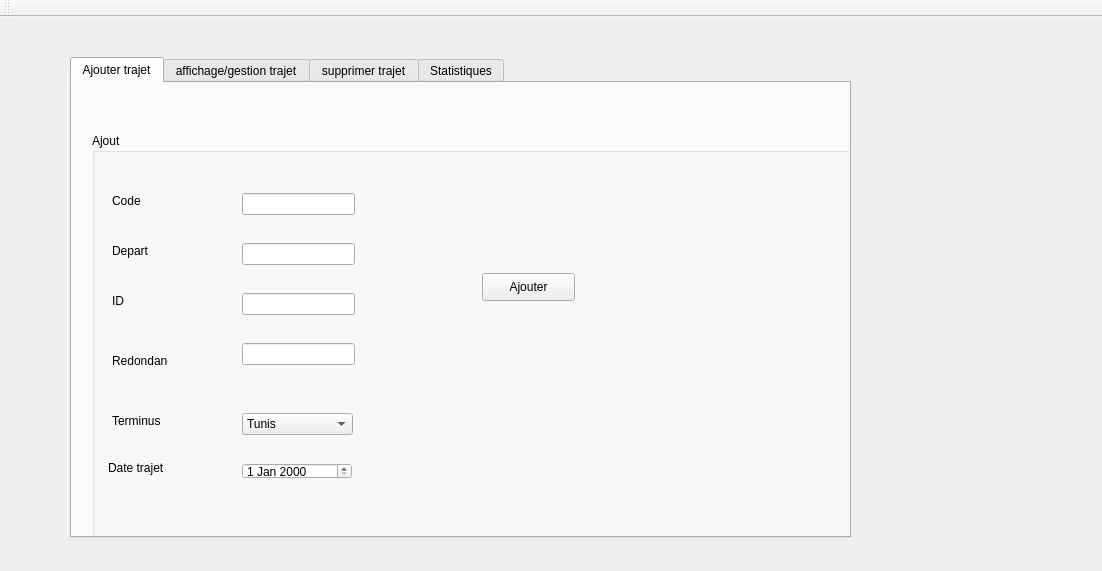
<?xml version="1.0" encoding="UTF-8"?>
<ui version="4.0">
 <class>MainWindow</class>
 <widget class="QMainWindow" name="MainWindow">
  <property name="geometry">
   <rect>
    <x>0</x>
    <y>0</y>
    <width>1102</width>
    <height>571</height>
   </rect>
  </property>
  <property name="windowTitle">
   <string>Gestion des Clients</string>
  </property>
  <widget class="QWidget" name="centralWidget">
   <widget class="QTabWidget" name="tabWidget">
    <property name="geometry">
     <rect>
      <x>70</x>
      <y>40</y>
      <width>781</width>
      <height>481</height>
     </rect>
    </property>
    <property name="currentIndex">
     <number>0</number>
    </property>
    <widget class="QWidget" name="widget">
     <attribute name="title">
      <string>Ajouter trajet</string>
     </attribute>
     <widget class="QGroupBox" name="groupBox">
      <property name="geometry">
       <rect>
        <x>20</x>
        <y>50</y>
        <width>861</width>
        <height>411</height>
       </rect>
      </property>
      <property name="title">
       <string>Ajout</string>
      </property>
      <widget class="QLabel" name="label">
       <property name="geometry">
        <rect>
         <x>20</x>
         <y>60</y>
         <width>56</width>
         <height>16</height>
        </rect>
       </property>
       <property name="text">
        <string>Code</string>
       </property>
      </widget>
      <widget class="QLabel" name="label_2">
       <property name="geometry">
        <rect>
         <x>20</x>
         <y>110</y>
         <width>56</width>
         <height>16</height>
        </rect>
       </property>
       <property name="text">
        <string>Depart</string>
       </property>
      </widget>
      <widget class="QLabel" name="label_3">
       <property name="geometry">
        <rect>
         <x>20</x>
         <y>160</y>
         <width>56</width>
         <height>16</height>
        </rect>
       </property>
       <property name="text">
        <string>ID</string>
       </property>
      </widget>
      <widget class="QLabel" name="label_4">
       <property name="geometry">
        <rect>
         <x>20</x>
         <y>220</y>
         <width>56</width>
         <height>16</height>
        </rect>
       </property>
       <property name="text">
        <string>Redondance</string>
       </property>
      </widget>
      <widget class="QLabel" name="label_5">
       <property name="geometry">
        <rect>
         <x>20</x>
         <y>280</y>
         <width>56</width>
         <height>16</height>
        </rect>
       </property>
       <property name="text">
        <string>Terminus</string>
       </property>
      </widget>
      <widget class="QLineEdit" name="lineEdit_code">
       <property name="geometry">
        <rect>
         <x>150</x>
         <y>60</y>
         <width>113</width>
         <height>22</height>
        </rect>
       </property>
      </widget>
      <widget class="QLineEdit" name="lineEdit_depart">
       <property name="geometry">
        <rect>
         <x>150</x>
         <y>110</y>
         <width>113</width>
         <height>22</height>
        </rect>
       </property>
      </widget>
      <widget class="QLineEdit" name="lineEdit_id">
       <property name="geometry">
        <rect>
         <x>150</x>
         <y>160</y>
         <width>113</width>
         <height>22</height>
        </rect>
       </property>
      </widget>
      <widget class="QLineEdit" name="lineEdit_redandance">
       <property name="geometry">
        <rect>
         <x>150</x>
         <y>210</y>
         <width>113</width>
         <height>22</height>
        </rect>
       </property>
      </widget>
      <widget class="QPushButton" name="pb_ajouter">
       <property name="geometry">
        <rect>
         <x>390</x>
         <y>140</y>
         <width>93</width>
         <height>28</height>
        </rect>
       </property>
       <property name="text">
        <string>Ajouter</string>
       </property>
      </widget>
      <widget class="QLabel" name="label_12">
       <property name="geometry">
        <rect>
         <x>16</x>
         <y>325</y>
         <width>71</width>
         <height>20</height>
        </rect>
       </property>
       <property name="text">
        <string>Date trajet</string>
       </property>
      </widget>
      <widget class="QDateEdit" name="dateEdit">
       <property name="geometry">
        <rect>
         <x>150</x>
         <y>330</y>
         <width>110</width>
         <height>16</height>
        </rect>
       </property>
      </widget>
      <widget class="QComboBox" name="comboBox_3">
       <property name="geometry">
        <rect>
         <x>150</x>
         <y>280</y>
         <width>111</width>
         <height>22</height>
        </rect>
       </property>
       <item>
        <property name="text">
         <string>Tunis</string>
        </property>
       </item>
       <item>
        <property name="text">
         <string>Sfax</string>
        </property>
       </item>
       <item>
        <property name="text">
         <string>Bizerte</string>
        </property>
       </item>
      </widget>
     </widget>
    </widget>
    <widget class="QWidget" name="widget">
     <attribute name="title">
      <string>affichage/gestion trajet</string>
     </attribute>
     <widget class="QTableView" name="tableView">
      <property name="geometry">
       <rect>
        <x>90</x>
        <y>90</y>
        <width>256</width>
        <height>192</height>
       </rect>
      </property>
     </widget>
     <widget class="QPushButton" name="modifier">
      <property name="geometry">
       <rect>
        <x>80</x>
        <y>330</y>
        <width>93</width>
        <height>27</height>
       </rect>
      </property>
      <property name="text">
       <string>modifier</string>
      </property>
     </widget>
     <widget class="QLabel" name="label_7">
      <property name="geometry">
       <rect>
        <x>440</x>
        <y>80</y>
        <width>56</width>
        <height>16</height>
       </rect>
      </property>
      <property name="text">
       <string>id</string>
      </property>
     </widget>
     <widget class="QLabel" name="label_8">
      <property name="geometry">
       <rect>
        <x>440</x>
        <y>110</y>
        <width>56</width>
        <height>16</height>
       </rect>
      </property>
      <property name="text">
       <string>code</string>
      </property>
     </widget>
     <widget class="QLabel" name="label_9">
      <property name="geometry">
       <rect>
        <x>440</x>
        <y>140</y>
        <width>56</width>
        <height>16</height>
       </rect>
      </property>
      <property name="text">
       <string>depart</string>
      </property>
     </widget>
     <widget class="QLabel" name="label_10">
      <property name="geometry">
       <rect>
        <x>440</x>
        <y>170</y>
        <width>91</width>
        <height>16</height>
       </rect>
      </property>
      <property name="text">
       <string>redandance</string>
      </property>
     </widget>
     <widget class="QLabel" name="label_11">
      <property name="geometry">
       <rect>
        <x>440</x>
        <y>200</y>
        <width>56</width>
        <height>16</height>
       </rect>
      </property>
      <property name="text">
       <string>terminus</string>
      </property>
     </widget>
     <widget class="QLineEdit" name="lineEdit_id_2">
      <property name="geometry">
       <rect>
        <x>500</x>
        <y>80</y>
        <width>113</width>
        <height>22</height>
       </rect>
      </property>
     </widget>
     <widget class="QLineEdit" name="lineEdit_code_2">
      <property name="geometry">
       <rect>
        <x>500</x>
        <y>110</y>
        <width>113</width>
        <height>22</height>
       </rect>
      </property>
     </widget>
     <widget class="QLineEdit" name="lineEdit_dep">
      <property name="geometry">
       <rect>
        <x>500</x>
        <y>140</y>
        <width>113</width>
        <height>22</height>
       </rect>
      </property>
     </widget>
     <widget class="QLineEdit" name="lineEdit_red">
      <property name="geometry">
       <rect>
        <x>510</x>
        <y>170</y>
        <width>113</width>
        <height>22</height>
       </rect>
      </property>
     </widget>
     <widget class="QPushButton" name="pushButton">
      <property name="geometry">
       <rect>
        <x>230</x>
        <y>330</y>
        <width>75</width>
        <height>27</height>
       </rect>
      </property>
      <property name="text">
       <string>trier</string>
      </property>
     </widget>
     <widget class="QComboBox" name="comboBox">
      <property name="geometry">
       <rect>
        <x>320</x>
        <y>350</y>
        <width>71</width>
        <height>25</height>
       </rect>
      </property>
      <item>
       <property name="text">
        <string>par ID</string>
       </property>
      </item>
      <item>
       <property name="text">
        <string>par code</string>
       </property>
      </item>
      <item>
       <property name="text">
        <string>par redondance</string>
       </property>
      </item>
     </widget>
     <widget class="QPushButton" name="pushButton_2">
      <property name="geometry">
       <rect>
        <x>230</x>
        <y>370</y>
        <width>75</width>
        <height>27</height>
       </rect>
      </property>
      <property name="text">
       <string>recherche</string>
      </property>
     </widget>
     <widget class="QDateEdit" name="dateEdit_2">
      <property name="geometry">
       <rect>
        <x>510</x>
        <y>240</y>
        <width>110</width>
        <height>22</height>
       </rect>
      </property>
     </widget>
     <widget class="QLabel" name="label_13">
      <property name="geometry">
       <rect>
        <x>440</x>
        <y>240</y>
        <width>47</width>
        <height>14</height>
       </rect>
      </property>
      <property name="text">
       <string>date</string>
      </property>
     </widget>
     <widget class="QPushButton" name="pushButton_3">
      <property name="geometry">
       <rect>
        <x>30</x>
        <y>40</y>
        <width>75</width>
        <height>23</height>
       </rect>
      </property>
      <property name="text">
       <string>Export sms</string>
      </property>
     </widget>
     <widget class="QPushButton" name="pushButton_4">
      <property name="geometry">
       <rect>
        <x>130</x>
        <y>40</y>
        <width>151</width>
        <height>23</height>
       </rect>
      </property>
      <property name="text">
       <string>Nombre de trajets de ce jour</string>
      </property>
     </widget>
     <widget class="QComboBox" name="comboBox_2">
      <property name="geometry">
       <rect>
        <x>510</x>
        <y>200</y>
        <width>111</width>
        <height>22</height>
       </rect>
      </property>
      <item>
       <property name="text">
        <string>Tunis</string>
       </property>
      </item>
      <item>
       <property name="text">
        <string>Sfax</string>
       </property>
      </item>
      <item>
       <property name="text">
        <string>Bizete</string>
       </property>
      </item>
     </widget>
    </widget>
    <widget class="QWidget" name="tab">
     <attribute name="title">
      <string>supprimer trajet</string>
     </attribute>
     <widget class="QLabel" name="label_6">
      <property name="geometry">
       <rect>
        <x>110</x>
        <y>170</y>
        <width>56</width>
        <height>16</height>
       </rect>
      </property>
      <property name="text">
       <string>id</string>
      </property>
     </widget>
     <widget class="QLineEdit" name="lineEdit_2">
      <property name="geometry">
       <rect>
        <x>220</x>
        <y>170</y>
        <width>113</width>
        <height>22</height>
       </rect>
      </property>
     </widget>
     <widget class="QPushButton" name="supprimer">
      <property name="geometry">
       <rect>
        <x>430</x>
        <y>170</y>
        <width>93</width>
        <height>28</height>
       </rect>
      </property>
      <property name="text">
       <string>supprimer</string>
      </property>
     </widget>
    </widget>
    <widget class="QWidget" name="tab_2">
     <attribute name="title">
      <string>Statistiques</string>
     </attribute>
     <widget class="QWidget" name="widget_2" native="true">
      <property name="geometry">
       <rect>
        <x>10</x>
        <y>50</y>
        <width>991</width>
        <height>421</height>
       </rect>
      </property>
     </widget>
    </widget>
   </widget>
  </widget>
  <widget class="QToolBar" name="mainToolBar">
   <attribute name="toolBarArea">
    <enum>TopToolBarArea</enum>
   </attribute>
   <attribute name="toolBarBreak">
    <bool>false</bool>
   </attribute>
  </widget>
 </widget>
 <layoutdefault spacing="6" margin="11"/>
 <resources/>
 <connections/>
</ui>
